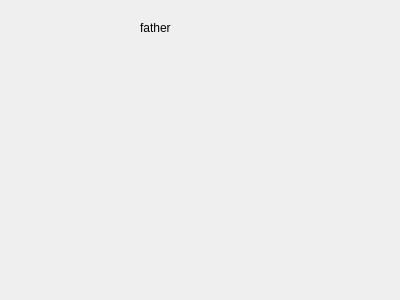
<?xml version="1.0" encoding="UTF-8"?>
<ui version="4.0">
 <class>Dialog</class>
 <widget class="QDialog" name="Dialog">
  <property name="geometry">
   <rect>
    <x>0</x>
    <y>0</y>
    <width>400</width>
    <height>300</height>
   </rect>
  </property>
  <property name="windowTitle">
   <string>Dialog</string>
  </property>
  <widget class="QLabel" name="label">
   <property name="geometry">
    <rect>
     <x>140</x>
     <y>20</y>
     <width>49</width>
     <height>16</height>
    </rect>
   </property>
   <property name="text">
    <string>father</string>
   </property>
  </widget>
 </widget>
 <resources/>
 <connections/>
</ui>
